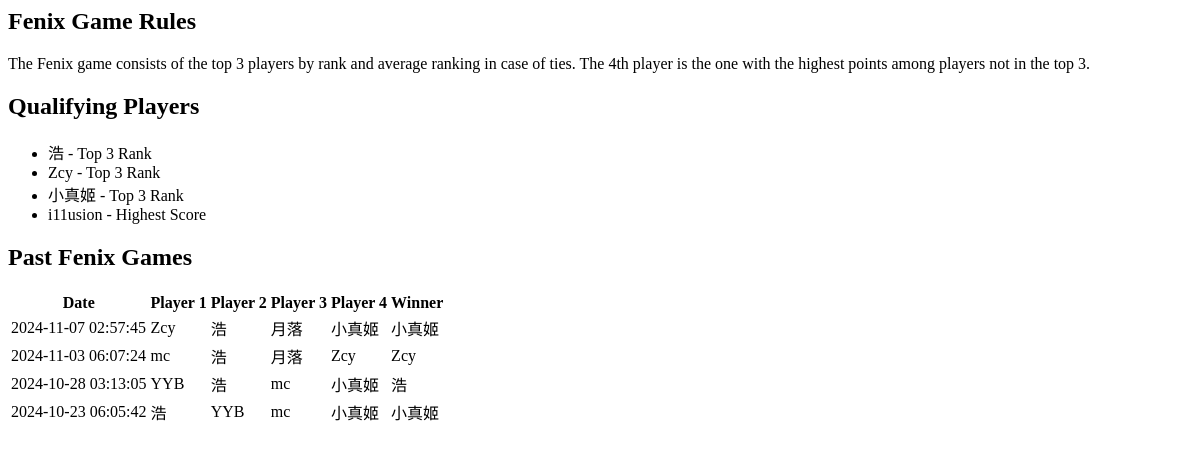
Before: /fenix with the older database file.
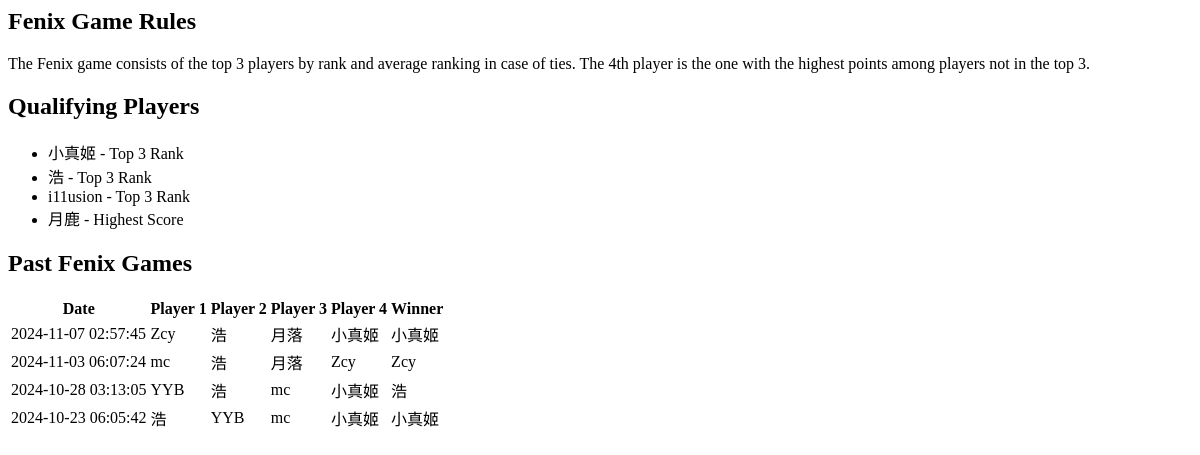
After: the same page with the newer database file.
### tables this page shows
CREATE TABLE players (
    player_id INTEGER PRIMARY KEY AUTOINCREMENT,
    name TEXT UNIQUE NOT NULL,
    games_played INTEGER DEFAULT 0,
    rank1_count INTEGER DEFAULT 0,
    rank2_count INTEGER DEFAULT 0,
    rank3_count INTEGER DEFAULT 0,
    rank4_count INTEGER DEFAULT 0
, highest_rank INTEGER DEFAULT 0, rate REAL DEFAULT 1500.0);

CREATE TABLE games (
    game_id INTEGER PRIMARY KEY AUTOINCREMENT,
    player1 TEXT NOT NULL,
    player2 TEXT NOT NULL,
    player3 TEXT NOT NULL,
    player4 TEXT NOT NULL,
    raw_score1 INTEGER NOT NULL,
    raw_score2 INTEGER NOT NULL,
    raw_score3 INTEGER NOT NULL,
    raw_score4 INTEGER NOT NULL,
    final_score1 INTEGER NOT NULL,
    final_score2 INTEGER NOT NULL,
    final_score3 INTEGER NOT NULL,
    final_score4 INTEGER NOT NULL,
    game_date TIMESTAMP DEFAULT CURRENT_TIMESTAMP
, is_fenix BOOLEAN DEFAULT FALSE);

### app.py (the view)
@app.route("/fenix")
def fenix_page():
    conn = get_db_connection()
    cursor = conn.cursor()
    qualifying_players = get_fenix_players()
    cursor.execute("SELECT * FROM games WHERE is_fenix = TRUE ORDER BY game_date DESC")
    fenix_games = cursor.fetchall()
    conn.close()
    return render_template("fenix.html", qualifying_players=qualifying_players, fenix_games=fenix_games)

### app.py (called while the page is built)
def get_db_connection():
    conn = sqlite3.connect('mahjong.db')
    conn.row_factory = sqlite3.Row  # Return rows as dictionaries
    return conn

def get_winner(game):
    scores = [
        (game['player1'], game['final_score1']),
        (game['player2'], game['final_score2']),
        (game['player3'], game['final_score3']),
        (game['player4'], game['final_score4'])
    ]
    return max(scores, key=lambda x: x[1])[0]  # Return the player with the highest final score

### templates/fenix.html
<div class="section">
    <h2>Fenix Game Rules</h2>
    <p>
    The Fenix game consists of the top 3 players by rank and average ranking in case of ties. The 4th player is the one with the highest points among players not in the top 3.
    </p>
</div>
<div class="section">
    <h2>Qualifying Players</h2>
    <ul>
        {% for player in qualifying_players %}
            <li>{{ player }} - {% if loop.index <= 3 %}Top 3 Rank{% else %}Highest Score{% endif %}</li>
        {% endfor %}
    </ul>
</div>
<div class="section">
    <h2>Past Fenix Games</h2>
    <table>
        <thead>
            <tr>
                <th>Date</th>
                <th>Player 1</th>
                <th>Player 2</th>
                <th>Player 3</th>
                <th>Player 4</th>
                <th>Winner</th>
            </tr>
        </thead>
        <tbody>
            {% for game in fenix_games %}
            <tr>
                <td>{{ game.game_date }}</td>
                <td>{{ game.player1 }}</td>
                <td>{{ game.player2 }}</td>
                <td>{{ game.player3 }}</td>
                <td>{{ game.player4 }}</td>
                <td>{{ get_winner(game) }}</td>
            </tr>
            {% endfor %}
        </tbody>
    </table>
</div>

Changed rows visible on the page:
no longer on this page (row edited): players: name "Zcy", shows "Top 3 Rank"
changed players "i11usion": text "Highest Score" → "Top 3 Rank"
added players: name "月鹿", shows "Highest Score"
